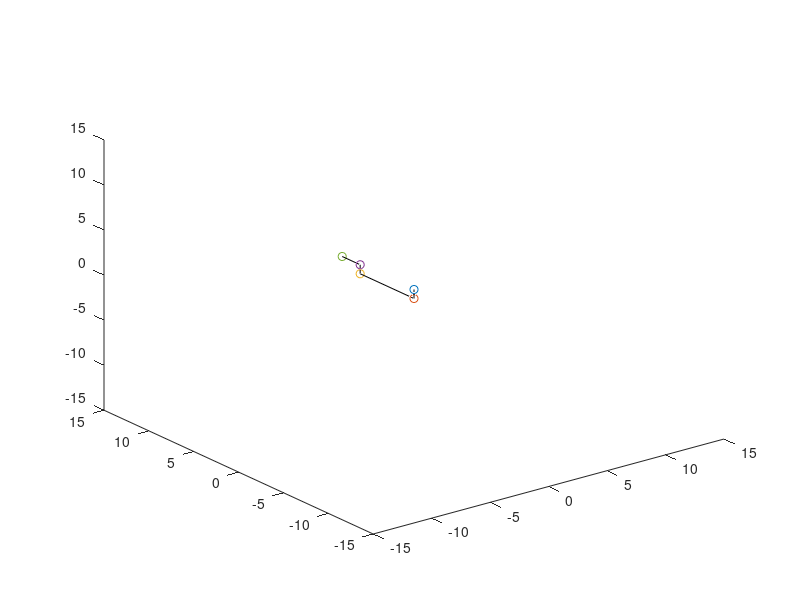

Source code (MATLAB): (Note: this script raises an error after producing the figure.)
plot3(0,0,0,'o');
hold on
plot3(0,0,-1,'o');
plot3(0,6,-1,'o');
plot3(0,6,0,'o');
plot3(0,8,0,'o');
X = [0 0 0 0 0];
Y = [0 0 6 6 8];
Z = [0 -1 -1 0 0];
plot3(X,Y,Z,'k-')
axis([-15 15 -15 15 -15 15]);

A1 = [0 0 0];
B1 = [0 0 -1];
C1 = [0 6 -1];
D1 = [0 6 0];
E1 = [0 8 0];
F2 = [0 0 0];
G2 = [0 12 0];


for theta2 = 0:30/360*pi:2*pi
        F1 = TRANS1_2(F2,theta2);
        G1 = TRANS1_2(G2,theta2);

   for theta1 = 0:20/360*pi:2*pi
        A0 = TRANS0_1(A1,theta1);
        B0 = TRANS0_1(B1,theta1);
        C0 = TRANS0_1(C1,theta1);
        D0 = TRANS0_1(D1,theta1);
        E0 = TRANS0_1(E1,theta1);
        F0 = TRANS0_1(F1,theta1);
        G0 = TRANS0_1(G1,theta1);
        M = [A0.',B0.',C0.',D0.',E0.'];
        N = [F0.',G0.'];
        X2 = N(1,:);
        Y2 = N(2,:);
        Z2 = N(3,:);
        plot3(X2,Y2,Z2,'b-');
        hold on
        X1 = M(1,:);
        Y1 = M(2,:);
        Z1 = M(3,:);
        plot3(X1,Y1,Z1,'r-');
       
   end
   pause(0.1) 
   hold off
end
